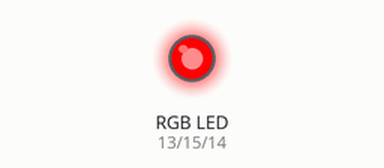
The sketch below on a simulated Arduino Uno, built with avr-gcc and run on an emulated ATmega328P. Parts: an RGB LED mixed from three pins (HIGH = lit).

Above: at 0.5 s.
At 1.5 s:
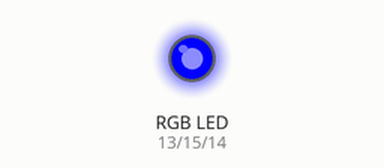
At 5.5 s:
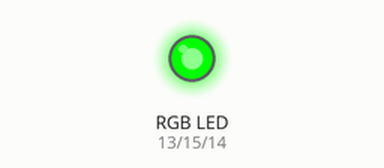
Timing chart, 0 to 6.9 s (numbered marks = the images above):
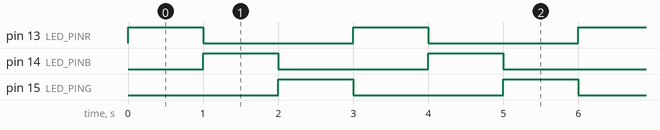

Measured:
- by itself, pin 13 (LED_PINR), pin 14 (LED_PINB), pin 15 (LED_PING): alternates HIGH for 1.0 s and LOW for 2.0 s
- by itself, everything shown: repeats every 3.0 s, in 4 steps

The sketch:

RGB_demo.ino
```cpp
#include "Arduino.h"
//The setup function is called once at startup of the sketch
int LED_PINR = 13;
int LED_PINB = 14;
int LED_PING = 15;


void setup()
{
	pinMode(LED_PINR, OUTPUT);
	pinMode(LED_PINB, OUTPUT);
	pinMode(LED_PING, OUTPUT);
}

// The loop function is called in an endless loop
void loop()
{
	digitalWrite(LED_PINR, HIGH);
	delay(1000);
	digitalWrite(LED_PINR, LOW);

	digitalWrite(LED_PINB, HIGH);
	delay(1000);
	digitalWrite(LED_PINB, LOW);

	digitalWrite(LED_PING, HIGH);
	delay(1000);
	digitalWrite(LED_PING, LOW);


}
```

sloeber.ino.cpp
```cpp
#ifdef __IN_ECLIPSE__
//This is a automatic generated file
//Please do not modify this file
//If you touch this file your change will be overwritten during the next build
//This file has been generated on 2020-02-18 11:54:03

#include "Arduino.h"
#include "Arduino.h"

void setup() ;
void loop() ;


#include "RGB_demo.ino"

#endif
```
